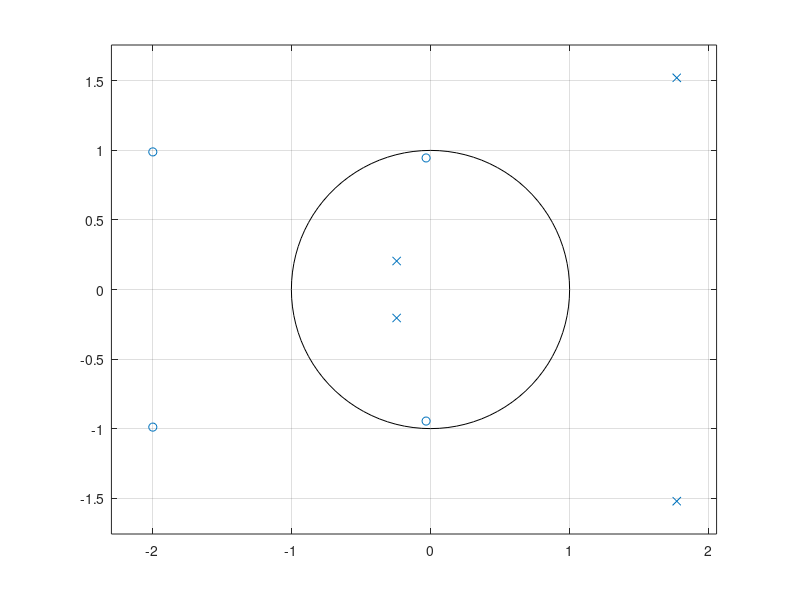

Here is the MATLAB script that generated this plot:
b = [0.0018, 0.0073, 0.011, 0.007, 0.008]
a = [1, -3.0544, 3.8291, 2.2925, 0.55072]

[zeros, poles, gain] = tf2zp(b, a);
zeros
poles
gain
zplane(b, a);
